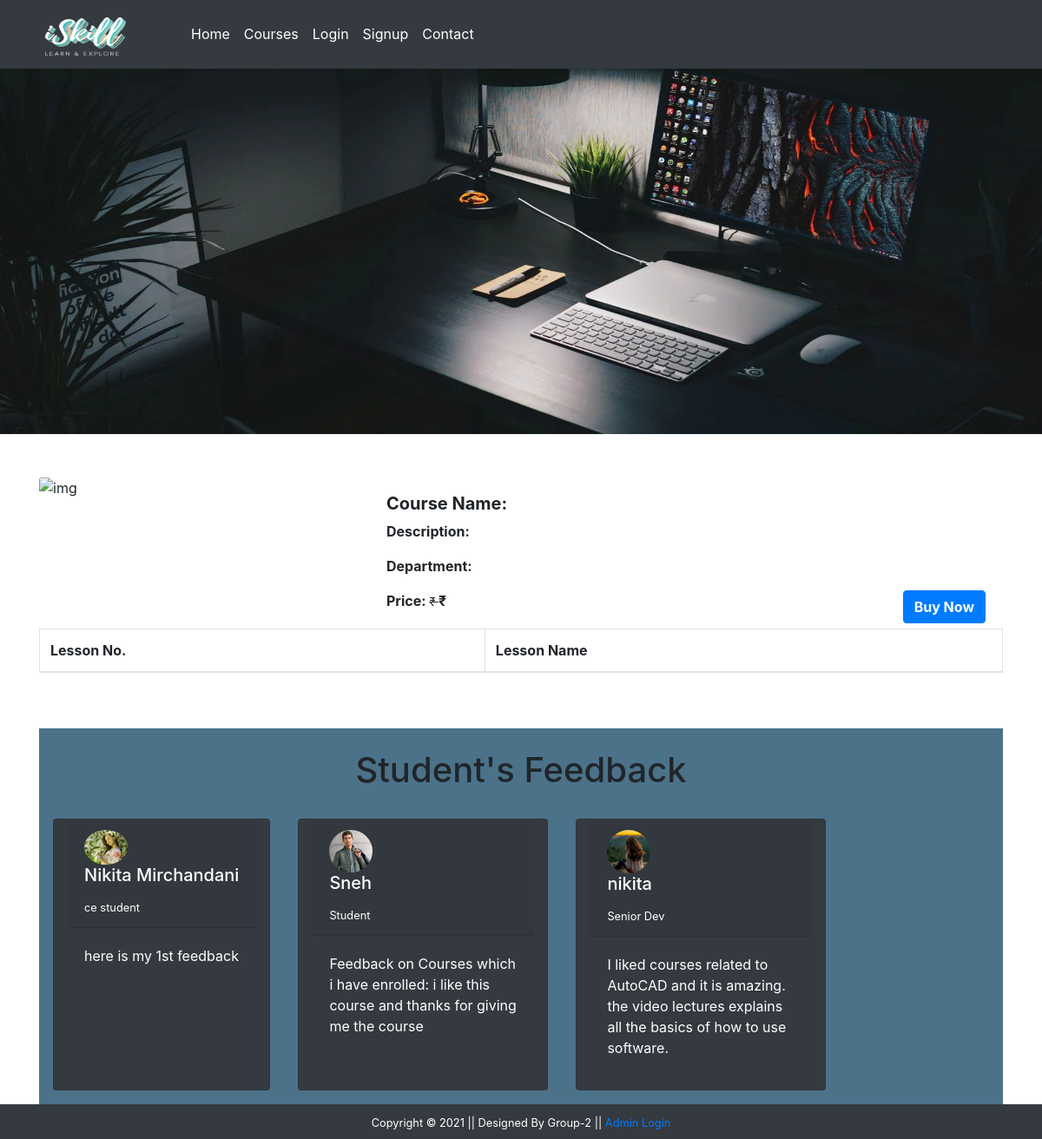
/coursedetails.php, run on the app's committed database.
### tables this page shows
CREATE TABLE `tblfeedback` (
  `FeedbackId` int(11) NOT NULL,
  `FeedbackContent` text NOT NULL,
  `StudentId` int(11) NOT NULL,
  `CourseId` int(11) NOT NULL
);

CREATE TABLE `tblstudent` (
  `StudentId` int(11) NOT NULL,
  `StudentEmail` varchar(255) NOT NULL,
  `StudentName` varchar(255) NOT NULL,
  `StudentOccupation` varchar(255) NOT NULL,
  `StudentImage` text NOT NULL,
  `StudentPassword` varchar(255) NOT NULL,
  `StudentConfirmPassword` varchar(255) NOT NULL
);

### coursedetails.php (the view, shortened to what this page needs)
<?php
include('./maininclude/header.php');
?>
<div class="container-fluid bg-dark">
    <div class="row">
        <img src="./image/coursebanner.jpg" alt="course" style="height:500px; width:100%; object-fir:cover;box-shadow:10px;" />
    </div>
</div>
<div class="container mt-5">
    <div class="row">
        <div class="col-md-4">
            <img src="<?php echo str_replace('..','.', $row['CourseImage']) ?>" class="card-img-top" alt="img">
        </div>
        <div class="col-md-8">
            <div class="card-body">
                <h5 class="card-title mb-2"><b>Course Name: </b><?php echo $row['CourseName'] ?></h5>
                <p class="card-text"><b>Description: </b><?php echo $row['CourseDescription'] ?></p>
                <p class="card-text"><b>Department:</b> <?php echo $row['CourseDepartment'] ?></p>
                <form action="checkout.php" method="post">
                    <p class="card-text d-inline"><b>Price: </b><small><del>&#8377 <?php echo $row['CourseOriginalPrice'] ?></del></small><span class="font-weight-bolder">&#8377 <?php echo $row['CoursePrice'] ?></span></p>
                    <button type="submit" class="btn btn-primary text-white font-weight-bolder float-right" name="buy">Buy Now</button>
                </form>
            </div>
        </div>
    </div>
<div class="container">
    <div class="row">
    <table class="table table-bordered table-hover">
            <thead>
                <tr>
                    <th scope="col">Lesson No.</th>
                    <th scope="col">Lesson Name</th>
                </tr>
            </thead>
        </table>
    </div>
</div>
  <div class="container-fluid mt-5" style="background-color:#4B7289" id="Feedback">
<h1 class="text-center  p-4">Student's Feedback</h1>
 <div class="row">
        <?php
                             $sql = "SELECT StudentName, StudentOccupation, StudentImage, FeedbackContent FROM tblStudent AS s JOIN tblFeedback AS f ON s.StudentId = f.StudentId ";
                             $result = $conn->query($sql);
                             if($result->num_rows>0){
                             while($row = $result ->fetch_assoc()){
                                 ?>
                                 <div class="card text-white bg-dark mb-3 ml-3 mr-3" style="max-width: 18rem;">
        <div class="col-md-12">
            <?php $s_img = $row['StudentImage'];
                                $n_img = str_replace('..','.',$s_img);
                            ?>
            <div class="card-header" >
                <div class="pic">
                    <img src="<?php echo $n_img ?>" style="border-radius: 50%;width:50px;" alt="DP" />
                </div>
                <h5 class="card-title"><?php echo $row['StudentName'] ?></h5>
                <small><?php echo $row['StudentOccupation'] ?></small>
            </div>
            <p class="description card-body">
                <?php echo $row['FeedbackContent']; ?>
            </p>
        </div>
                             </div>
        <?php
                }
             }?>
    </div>
</div>
</div>
<?php
include('./maininclude/footer.php');
?>

### data on the page
tblfeedback: StudentId.StudentImage (picture), StudentId.StudentName "Nikita Mirchandani", StudentId.StudentOccupation "ce student", FeedbackContent "here is my 1st feedback"
tblfeedback: StudentId.StudentImage (picture), StudentId.StudentName "Sneh", StudentId.StudentOccupation "Student", FeedbackContent "Feedback on Courses which i have enrolled: i like this course and thanks for giving me the course"
tblfeedback: StudentId.StudentImage (picture), StudentId.StudentName "nikita", StudentId.StudentOccupation "Senior Dev", FeedbackContent "I liked courses related to AutoCAD and it is amazing. the video lectures explains all the basics of how to use software."
